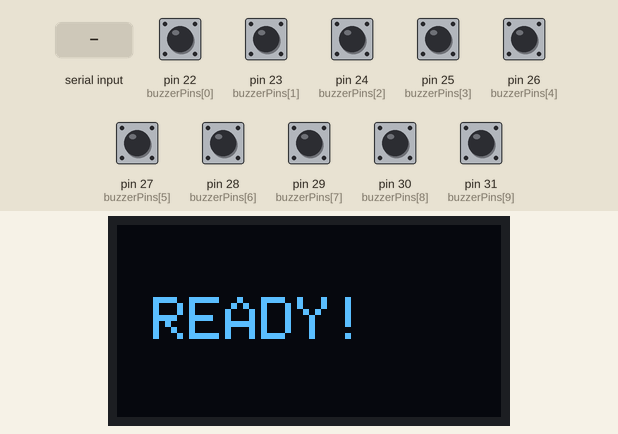
This sketch was run on a simulated Arduino Mega 2560, built with avr-gcc and run on an emulated ATmega2560. On the bench: 128×64 one-colour display. The inputs (shaded band) are chosen by the test bench; at power-on: pin 22 (buzzerPins[0]), pin 23 (buzzerPins[1]), pin 24 (buzzerPins[2]), pin 25 (buzzerPins[3]), pin 26 (buzzerPins[4]), pin 27 (buzzerPins[5]), pin 28 (buzzerPins[6]), pin 29 (buzzerPins[7]), pin 30 (buzzerPins[8]), pin 31 (buzzerPins[9]) HIGH. The OLED is the two-colour kind (top 16 rows yellow); what the sketch prints to the serial monitor is not drawn.

Above: at 1.7 s.
1.8 s: pin 22 (buzzerPins[0]) pulled LOW for 0.15 s
At 3.0 s:
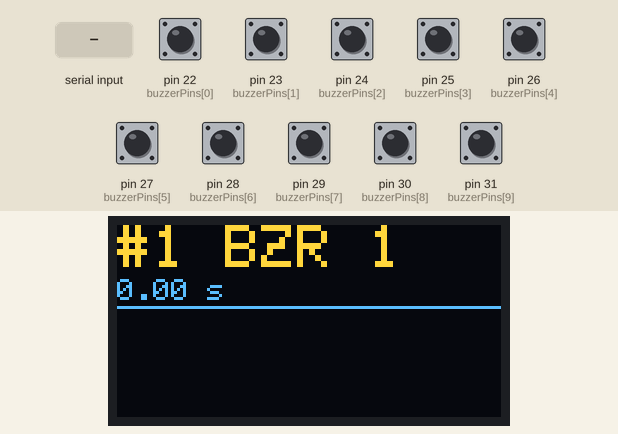
3.4 s: "R" received over Serial
At 4.1 s:
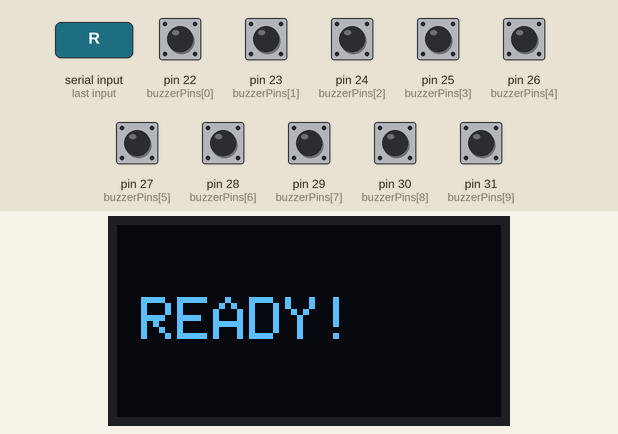
4.9 s: pin 23 (buzzerPins[1]) pulled LOW for 0.15 s
At 5.3 s:
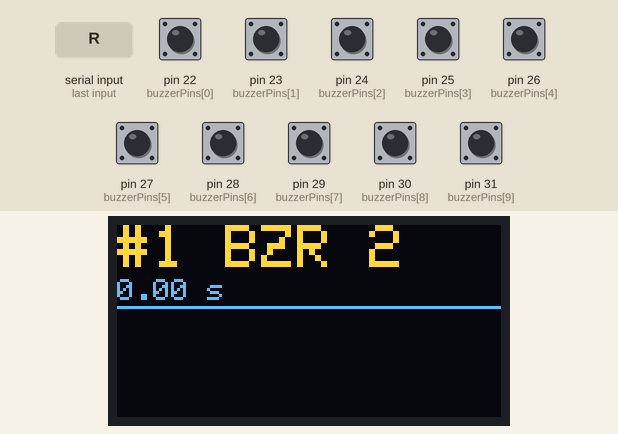
6.5 s: pin 24 (buzzerPins[2]) pulled LOW for 0.15 s
At 7.7 s:
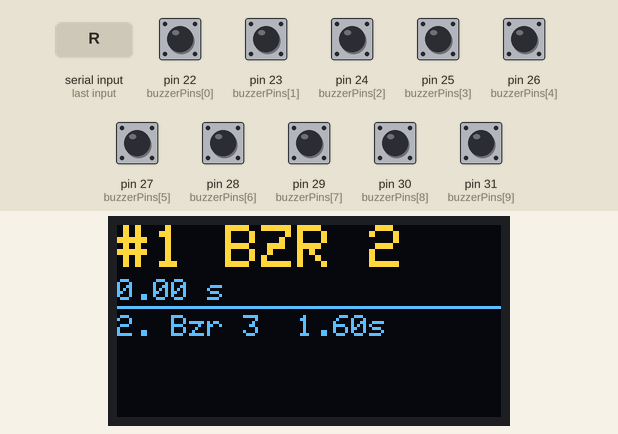
8.1 s: pin 25 (buzzerPins[3]) pulled LOW for 0.15 s
At 9.1 s:
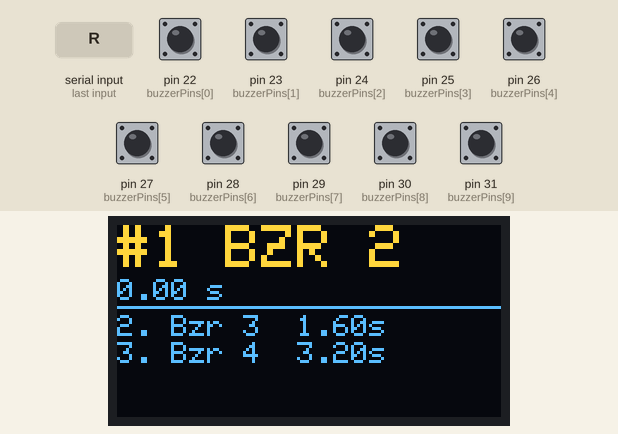
9.7 s: pin 26 (buzzerPins[4]) pulled LOW for 0.15 s
At 10.4 s:
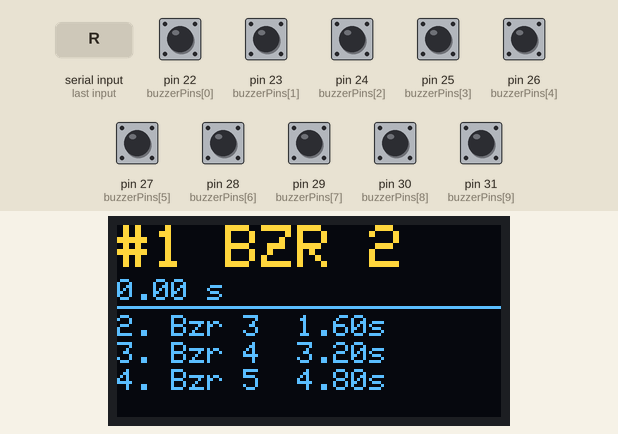
Timing chart, 0 to 12.3 s (numbered marks = the images above; inputs shaded):
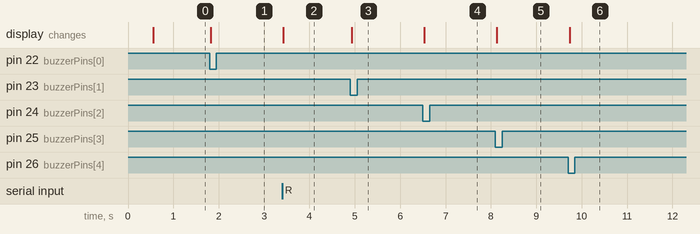

Measured:
- after the input at 1.8 s, the display: changes at once (image 1)
- after the input at 3.4 s, the display: changes at once (image 2)
- after the input at 4.9 s, the display: changes at once (image 3)
- after the input at 6.5 s, the display: changes at once (image 4)
- after the input at 8.1 s, the display: changes at once (image 5)
- after the input at 9.7 s, the display: changes at once (image 6)

The sketch:

awana_timer.ino
```cpp
// Install steps:
// 1. Install Arduino IDE from the official Arduino download site
// 2. Open Arduino IDE: Sketch > Include Library. Then, search for Adafruit SSD1306, and Adafruit GFX
// 3. Compile first. Resolve bugs
// 4. Upload to the Mega via USB-B cable.
// 5. Now you're ready to rumble!

// Created by @hsumt 6/4/2026

const int NUM_BUZZERS = 10;
const int MAX_RANKED = 5;
const int buzzerPins[NUM_BUZZERS] = {22, 23, 24, 25, 26, 27, 28, 29, 30, 31};
bool buzzed[NUM_BUZZERS];
unsigned long buzzTime[NUM_BUZZERS];
unsigned long startTime = 0;
unsigned long questionStart = 0;
bool roundActive = false;
bool roundLocked = false;
int buzzCount = 0;

#include <Wire.h>
#include <Adafruit_GFX.h>
#include <Adafruit_SSD1306.h>
#include <limits.h>

#define SCREEN_WIDTH 128
#define SCREEN_HEIGHT 64
#define OLED_RESET -1
Adafruit_SSD1306 display(SCREEN_WIDTH, SCREEN_HEIGHT, &Wire, OLED_RESET);

void setup() {
  delay(500);
  Serial.begin(115200);

  for (int i=0; i < NUM_BUZZERS; i++) {
    pinMode(buzzerPins[i], INPUT_PULLUP);
    buzzed[i] = false;
    buzzTime[i] = 0;
  }
  Serial.println("Ready to time!");


  if (!display.begin(SSD1306_SWITCHCAPVCC, 0x3C)) {
    Serial.println("SSD1306 not found");
    while (true);
  }
  display.clearDisplay();
  display.setTextColor(SSD1306_WHITE);
  display.setCursor(0, 24);
  display.setTextSize(2);
  display.println(" READY!");
  display.display();

}
void resetRound() {
  for (int i=0; i < NUM_BUZZERS; i++) {
    buzzed[i] = false;
    buzzTime[i] = 0;
  }
  startTime = 0;
  roundActive = false;
  roundLocked = false;
  buzzCount = 0;
  Serial.println("RESET! Ready for next round!");
  updateOLED();
}

void handleSerial() {
  if (!Serial.available()) return;
  char cmd = Serial.read();
  if (cmd == 'R' || cmd =='r') {
    resetRound();
  }
  if (cmd == 'Q' || cmd == 'q') {
    questionStart = micros();
    Serial.println("QUESTION_STARTED");
  }
}
void updateOLED() {
  display.clearDisplay();

  //  Winner (big, top half)
  int winner = -1;
  unsigned long fastest = ULONG_MAX;
  for (int i = 0; i < NUM_BUZZERS; i++) {
    if (buzzed[i] && buzzTime[i] < fastest) {
      fastest = buzzTime[i];
      winner = i;
    }
  }

  if (winner == -1) {
    display.setTextSize(2);
    display.setCursor(8, 24);
    display.println("READY!");
    display.display();
    return;
  }

  // Winner block
  display.setTextSize(2);
  display.setCursor(0, 0);
  display.print("#1 BZR ");
  display.println(winner + 1);
  display.setTextSize(1);
  display.setCursor(0, 18);
  display.print((fastest / 1000000.0), 2);
  display.println(" s");

  // Divider line
  display.drawLine(0, 27, 127, 27, SSD1306_WHITE);

  // ── Ranked list (bottom half) ──
  // Build sorted order
  int order[NUM_BUZZERS];
  int count = 0;
  for (int i = 0; i < NUM_BUZZERS; i++) {
    if (buzzed[i]) order[count++] = i;
  }
  // Bubble sort by buzzTime
  for (int a = 0; a < count - 1; a++) {
    for (int b = 0; b < count - a - 1; b++) {
      if (buzzTime[order[b]] > buzzTime[order[b+1]]) {
        int tmp = order[b]; order[b] = order[b+1]; order[b+1] = tmp;
      }
    }
  }

  // Print up to 4 runners-up (rows of 8px, starting at y=30)
  int maxRows = 4;
  int shown = 0;
  display.setTextSize(1);
  for (int r = 1; r < count && shown < maxRows; r++) {
    int idx = order[r];
    int y = 30 + (shown * 9);
    display.setCursor(0, y);
    display.print(r + 1);
    display.print(". Bzr ");
    display.print(idx + 1);
    display.print("  ");
    display.print((buzzTime[idx] / 1000000.0), 2);
    display.println("s");
    shown++;
  }

  display.display();
}
void loop() {
  handleSerial();

  for (int i=0; i < NUM_BUZZERS; i++) {
    if (buzzed[i]) continue;
    if (digitalRead(buzzerPins[i]) != LOW) continue;
    if (roundLocked) return;

    unsigned long now = micros();

    if(!roundActive) {
      startTime = now;
      roundActive = true;
    }

    unsigned long elapsed = now - startTime;

    if (elapsed < 50000 && buzzCount == 0) {
      startTime = now;
    }
    if (buzzCount ==0) {
      Serial.print("QUESTION_TIME,");
      Serial.println((now - questionStart) / 1000);
    }

    buzzed[i] = true;
    buzzTime[i] = elapsed;
    buzzCount++;
    updateOLED();

    Serial.print("BUZZ,");
    Serial.print(i+1);
    Serial.print(",");
    Serial.println(elapsed);

    if (buzzCount >= MAX_RANKED) {
      Serial.println("LOCKED");
      roundActive = false;
      roundLocked = true;
    }
  }
}
```
